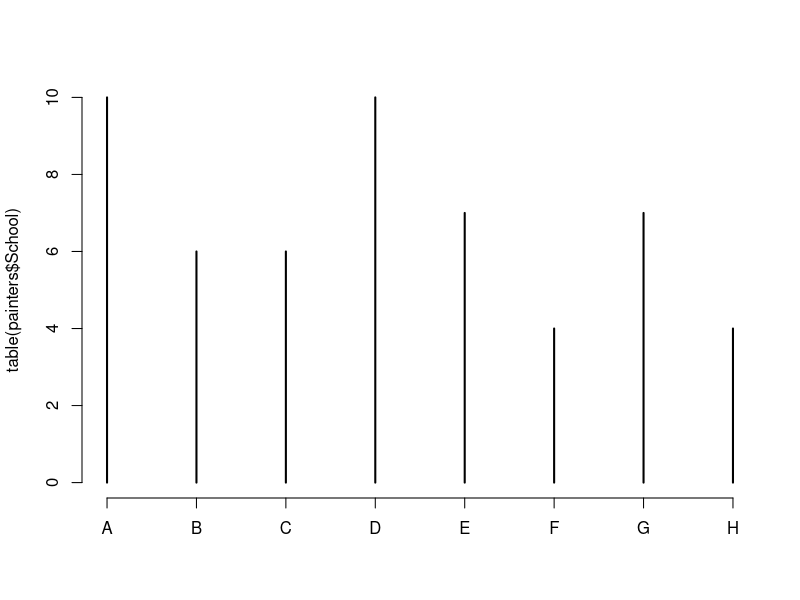
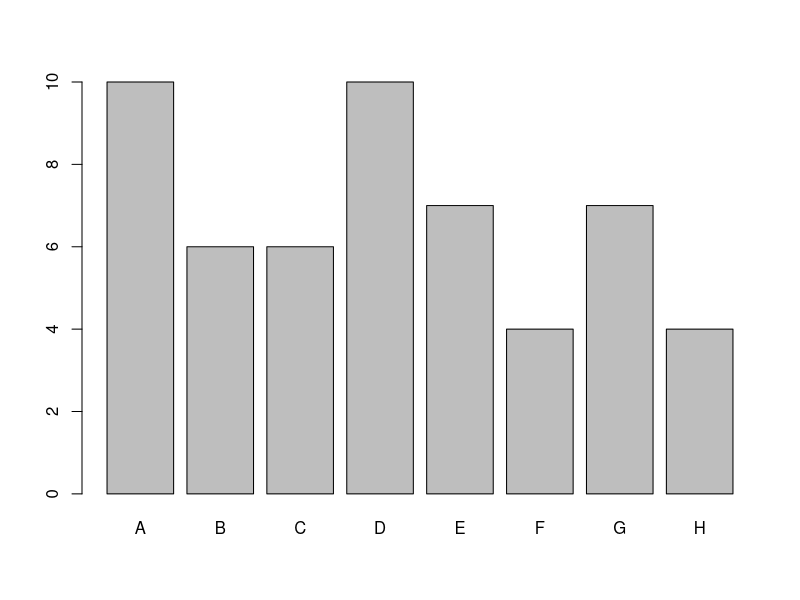
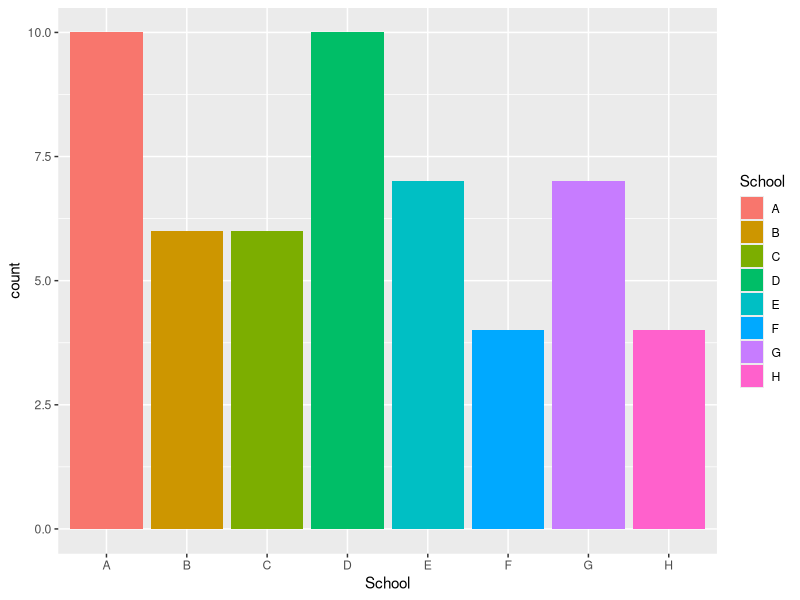
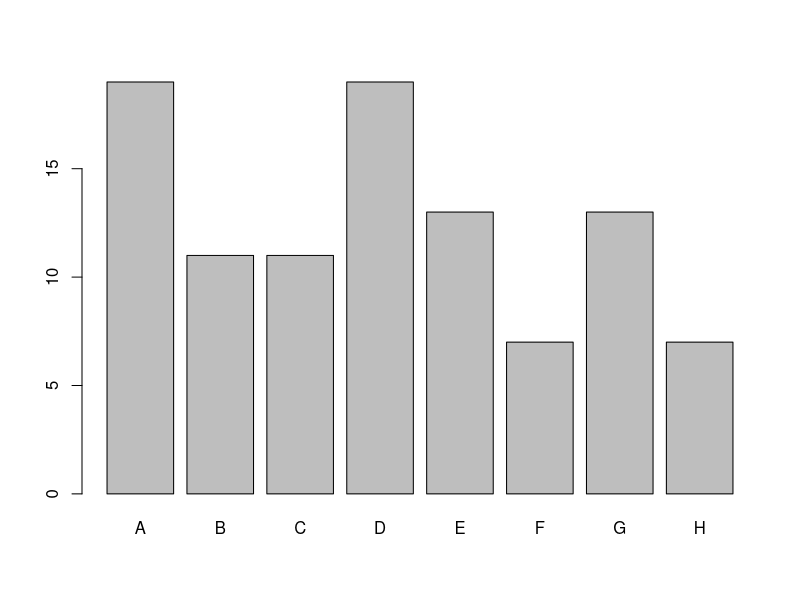
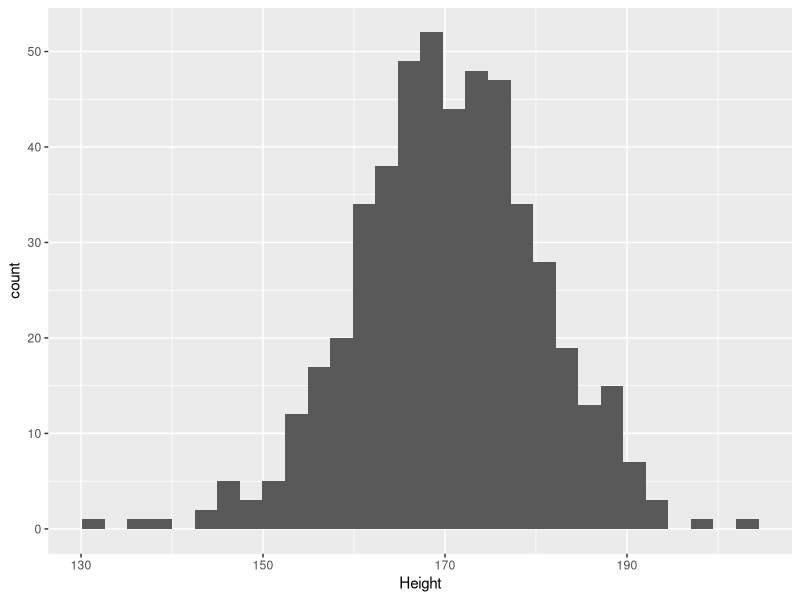
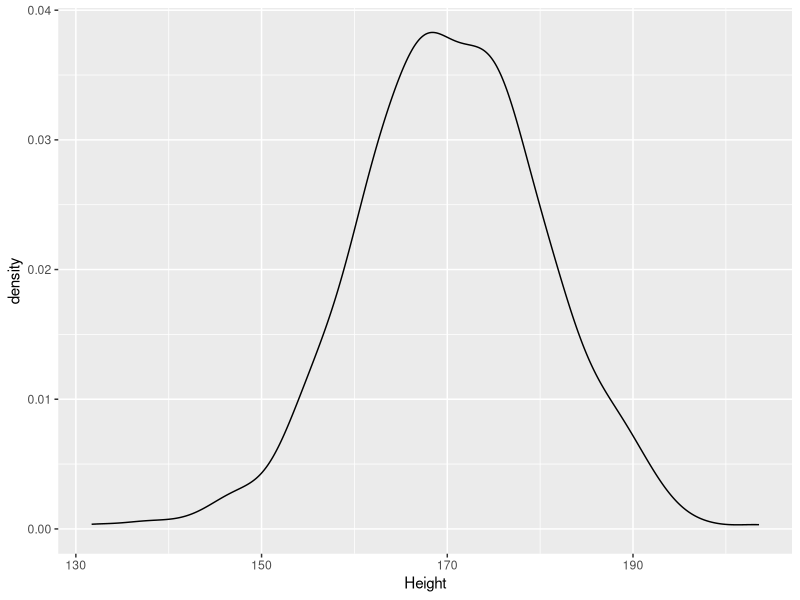

These figures' R source, in order:
# Intro to Stats and Descriptive Stats
# Part 1- Intro to Stats
# This section will be covered in a power Point presentation

# Part 2- Stats in R
# R is a very powerful tool for statistical analysis and data analysis more broadly.
# We will primarily be working with the data set 'painters', which is included in the MASS package by default in R/RStudio. See also this tutorial browseURL("http://www.r-tutor.com/elementary-statistics")

library(tidyverse)
library(MASS)
head(painters)

# This dataset contains some data on 18th century painters.
# https://r-data.pmagunia.com/dataset/r-dataset-package-mass-painters

# #### Qualitative Data ####

painters = as.data.frame(painters)
painters$School # The school variable denotes the School to which the painter belonged, represented by letters A-H. These are factor type data, and can also be considered categorical or qualitative.

# ==== Frequency ====

# Instead of just looking at the painters and which school they belonged to, we can use descriptive statistics to better understand and visualise this. The frequency distribution of qualitative data such as this, can provide a count of how many variable are within a certain category, in this case, how many painters are in each school.

table(painters$School) # The table function in base R allows for a quick representation of the frequency distribution. The input is the categorical variable we want to determine the frequency distribution of. 
# We can also visualise this in column format, using the cbind function. 
cbind(table(painters$School))

# We can also visualise this using plots.
plot(table(painters$School))
barplot(table(painters$School))

ggplot(painters, aes(x=School, fill = School)) + geom_bar() # Consult the ggplot2() package for more information on this. ggplot() is a standard for data visualisation.

# We can also check the relative frequency distribution. This is essentially distributing the frequency as a proportion, or a percentage. It is achieved simply by dividing the frequency by the total sample size (times this output by 100 for a percentage).
freq.school <- table(painters$School)

cbind(freq.school/nrow(painters))*100 # nrow() retruns the number of rows in a given dataset, in this case, the total number of painters. This is the exact same as:

cbind(freq.school/54)*100
nrow(painters) # This returns 54.

# We can also control the number of decimal points displayed in R using the round function.

round((freq.school/54)*100) # Round to no decimal places.
round((freq.school/54)*100,2) # Round to 2 decimal places. The second argument in round dictates the number of decimal places.

barplot(round((freq.school/54)*100))

# ==== Central Tendency ====
# We can use the central tendency to further understand the painters data.
# Say we want to compare the painters composition scores from schools A and D. We can use the central tendency, and the mean() function to get an idea of which school produced better composition painters on average.
mean(painters[painters$School=="A",]$Composition) # mean() takes numerical vectors as an input and calculates the mean from them.painters[painters$School=="A",] subsets painters so only rows where School is A are used. 
mean(painters[painters$School=="D",]$Composition)

# With this, we can see that painters from School A, on average, have a higher composition score than those from School D.

# tapply() can be used to apply a function to multiple objects and variables.
tapply(painters$Composition, painters$School, mean) # tapply() usually takes three arguments, first the variable you want to apply the function to (painters$Composition), and then the variable to group the first by (painters$School) and finally the function you want to apply to the data (mean). See browseURL("https://r-coder.com/tapply-r/")

# Try visualising this with plot functions.

# We can also extract the highest value from this using the max() function.
max(tapply(painters$Composition, painters$School, mean))

# The median can be calculated using the functions median().
median(painters[painters$School=="D",]$Drawing)

# Try to compare the means of all schools for a chosen variable.

# The mode is slightly more complicated, as R does not have a built in function to calculate the mode. Packages like "DescTools" have mode functions, but it is easy to create a user defined function to calculate the mode.
my_mode <- function(x) {                     # Create mode function 
  unique_x <- unique(x)
  tabulate_x <- tabulate(match(x, unique_x))
  unique_x[tabulate_x == max(tabulate_x)]
}

# The mode is just the most commonly occurring value, so this function just outputs the unique value with the most occurrences in a data frame.

my_mode(painters$Expression)
# This isn't a particularly meaningful result, but the mode can also be applied to categorical values, not only numerical. 

my_mode(painters$School) # Here we can see that A and D are the most common schools, which we visualised above with the plots. 

# ==== Variability ====
#We can also use R to calculate the variability of data. Standard Deviation and Variance are straightforward, just the functions sd() and var() respectively.

sd(painters$Expression)

painters %>%
  group_by(School) %>%
  summarise(Variance = var(Colour)) # We can also use pipes (%>%) and the group_by() and summarise() functions in the dplyr package, part of the tidyverse. Try applying this to other variables or checking different statistics, this can be applied to any of the descriptive stats we've looked at so far, whether you use group_by(), or tapply(), or some other method, is up to you!

painters %>%
  group_by(School) %>%
  summarise(Range = range(Colour)) # Note that with range, two outputs are given for each variable, the minimum and maximum. This can be easier than using max() and min(). But this will depend what statistics you actually want to see or visualise. 

# #### Generate Random Data ####
# Often in statistics it is helpful to have random data to compare any real data you are testing. These are also the methods I used to generate the 'height' data and dice rolls/coin flips for the powerpoint.

# ==== Normal Distribution ====
# rnorm() generates data that is normally distributed, ie., has most data close to the mean, with long tails that have far fewer occurrences.
# rnorm() takes three main inputs, the number of occurrences, the mean and the standard deviation of the data. For example:
rnorm(500,171,10) # 500 values where the mean value is 171 and the sd 10.
# We can convert this into a dataframe to plot it using ggplot and visualise the data to see if it is indeed normally distributed.

height <- data.frame(rnorm(500,171,10))
names(height) <- "Height" # Change the name to something sensible. 
ggplot(height, aes(x=Height)) + geom_histogram()
ggplot(height, aes(x=Height)) + geom_density()

# Note that these are not perfectly normally distributed, and the exact values each of you get will be different. This is due to the randomness, or stochasticity built into R.

# Try with your own inputs.

# ==== Uniform Data ====
# unif() is the main method for generating uniform distributions. It has two main functions, runif() and rdunif().
# rdunif() generates a random uniform distribution with discrete values. runif a radonm uniform distribution with continuous values.

rdunif(1000,25,50) # This takes three inputs, the number of occurrences, the minimum and the maximum. Try and replicate 50 coin flips, or 100 rolls of a 6 sided dice.

# runif() is particularly useful for generating random numbers within a range. This takes the same exact inputs, but as continuous.
runif(1000,25,50) # You can use rdunif() for discrete, or round runif() depending on the situation.
round(runif(1000,25,50))

# There is much more to statistics in R, but hopefully this introduction covers some of the fundamental building blocks! There are three follow up workshops offered by CDCS looking into more complex (and interesting!) applications of these theories in R.

# See also:
browseURL("https://r-coder.com/uniform-distribution-r/")
browseURL("https://r-lang.com/rnorm-function-in-r/")

# #### END ####



